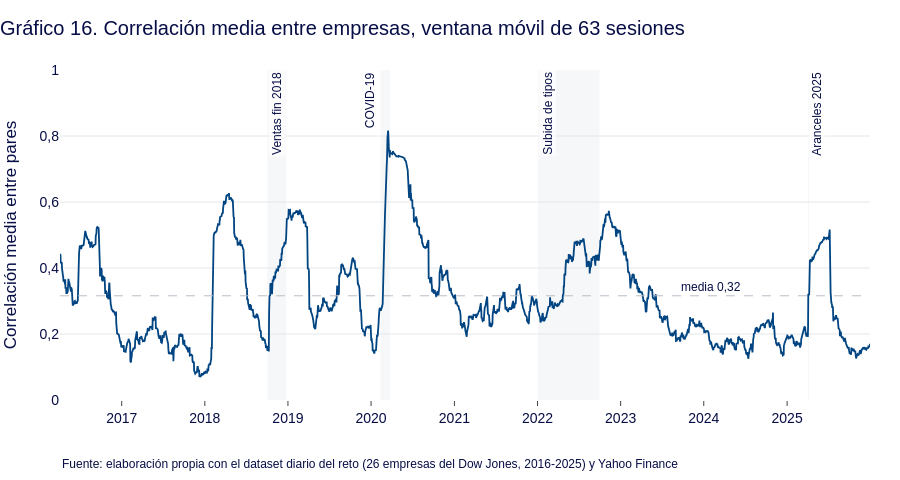

Notebook code cell kept with this figure:
### Code cell
def correlacion_media_movil(r, ventana):
    """Media de las correlaciones entre pares en cada ventana (solo empresas con la ventana completa)."""
    valores, datos = {}, r.values
    for fin in range(ventana, len(r) + 1):
        bloque = datos[fin - ventana:fin]
        completas = ~np.isnan(bloque).any(axis=0)
        c = np.corrcoef(bloque[:, completas], rowvar=False)
        n = c.shape[0]
        valores[r.index[fin - 1]] = (c.sum() - n) / (n * (n - 1))
    return pd.Series(valores)


corr_movil = correlacion_media_movil(rent_log.iloc[1:], VENTANA_LARGA)

fig = go.Figure()
for nombre, (ini, fin) in EPISODIOS.items():     # episodios de caída sombreados, como en el resto de gráficos
    fig.add_vrect(x0=ini, x1=fin, fillcolor=GRIS, opacity=0.13, line_width=0, layer="below")
    izquierda = nombre == "COVID-19"              # su etiqueta taparía el pico si fuera a la derecha
    fig.add_annotation(x=(pd.Timestamp(ini) - pd.Timedelta(days=6 if izquierda else 0)).strftime("%Y-%m-%d"), y=1,
                       yref="paper",
                       text=nombre, textangle=-90, xanchor="right" if izquierda else "left", yanchor="top",
                       showarrow=False, bgcolor="rgba(255, 255, 255, 0.7)", font=dict(size=12, color=TINTA_2))
fig.add_trace(go.Scatter(x=corr_movil.index, y=corr_movil, mode="lines", line=dict(color=AZUL, width=1.8),
                         hovertemplate="%{x|%d/%m/%Y}<br>Correlación media: %{y:.2f}<extra></extra>"))
fig.add_hline(y=corr_movil.mean(), line=dict(color=GRIS, width=1, dash="dash"))
fig.add_annotation(x="2023-09-15", y=corr_movil.mean(), text=texto_es(f"media {corr_movil.mean():.2f}"),
                   xanchor="left", yanchor="bottom", showarrow=False, font=dict(size=12, color=TINTA_2))
fig.update_layout(title=f"Gráfico 16. Correlación media entre empresas, ventana móvil de {VENTANA_LARGA} sesiones",
                  showlegend=False, yaxis=dict(title="Correlación media entre pares", range=[0, 1]))
fechas_plotly(fig)
guardar_interactivo(fig, "descriptivo_g16_correlacion_movil", alto=480)

imprimir(f"Correlación entre la correlación media y la volatilidad del mercado: {corr_movil.corr(vol_larga):.2f}")

### Figure 1 — Plotly figure (JSON) as saved in the notebook; plotly's stock layout.template omitted (floating-point values rounded to 4 significant figures; data arrays with more than 128 entries replaced by an {"elided": "..."} marker saying what was removed)
{"data": [{"hovertemplate": "%{x|%d/%m/%Y}<br>Correlación media: %{y:.2f}<extra></extra>", "line": {"color": "#004481", "width": 1.8}, "mode": "lines", "type": "scatter", "x": {"elided": "2451 str values"}, "y": {"elided": "2451 float values"}}], "layout": {"annotations": [{"bgcolor": "rgba(255, 255, 255, 0.7)", "font": {"color": "#070E46", "size": 12}, "showarrow": false, "text": "Ventas fin 2018", "textangle": -90, "x": "2018-10-03", "xanchor": "left", "y": 1, "yanchor": "top", "yref": "paper"}, {"bgcolor": "rgba(255, 255, 255, 0.7)", "font": {"color": "#070E46", "size": 12}, "showarrow": false, "text": "COVID-19", "textangle": -90, "x": "2020-02-06", "xanchor": "right", "y": 1, "yanchor": "top", "yref": "paper"}, {"bgcolor": "rgba(255, 255, 255, 0.7)", "font": {"color": "#070E46", "size": 12}, "showarrow": false, "text": "Subida de tipos", "textangle": -90, "x": "2022-01-04", "xanchor": "left", "y": 1, "yanchor": "top", "yref": "paper"}, {"bgcolor": "rgba(255, 255, 255, 0.7)", "font": {"color": "#070E46", "size": 12}, "showarrow": false, "text": "Aranceles 2025", "textangle": -90, "x": "2025-04-02", "xanchor": "left", "y": 1, "yanchor": "top", "yref": "paper"}, {"font": {"color": "#070E46", "size": 12}, "showarrow": false, "text": "media 0,32", "x": "2023-09-15", "xanchor": "left", "y": 0.3158, "yanchor": "bottom"}, {"font": {"color": "#070E46", "size": 12}, "showarrow": false, "text": "Fuente: elaboración propia con el dataset diario del reto (26 empresas del Dow Jones, 2016-2025) y Yahoo Finance", "x": 0, "xanchor": "left", "xref": "paper", "y": 0, "yanchor": "top", "yref": "paper", "yshift": -55}], "height": 480, "margin": {"b": 80}, "separators": ",.", "shapes": [{"fillcolor": "#B8BEC6", "layer": "below", "line": {"width": 0}, "opacity": 0.13, "type": "rect", "x0": "2018-10-03", "x1": "2018-12-24", "xref": "x", "y0": 0, "y1": 1, "yref": "y domain"}, {"fillcolor": "#B8BEC6", "layer": "below", "line": {"width": 0}, "opacity": 0.13, "type": "rect", "x0": "2020-02-12", "x1": "2020-03-23", "xref": "x", "y0": 0, "y1": 1, "yref": "y domain"}, {"fillcolor": "#B8BEC6", "layer": "below", "line": {"width": 0}, "opacity": 0.13, "type": "rect", "x0": "2022-01-04", "x1": "2022-09-30", "xref": "x", "y0": 0, "y1": 1, "yref": "y domain"}, {"fillcolor": "#B8BEC6", "layer": "below", "line": {"width": 0}, "opacity": 0.13, "type": "rect", "x0": "2025-04-02", "x1": "2025-04-08", "xref": "x", "y0": 0, "y1": 1, "yref": "y domain"}, {"line": {"color": "#B8BEC6", "dash": "dash", "width": 1}, "type": "line", "x0": 0, "x1": 1, "xref": "x domain", "y0": 0.3158, "y1": 0.3158, "yref": "y"}], "showlegend": false, "title": {"text": "Gráfico 16. Correlación media entre empresas, ventana móvil de 63 sesiones"}, "xaxis": {"tickformatstops": [{"dtickrange": [null, 2332800000], "value": "%d/%m/%Y"}, {"dtickrange": [2332800000, 28380000000.0], "value": "%m/%Y"}, {"dtickrange": [28380000000.0, null], "value": "%Y"}]}, "yaxis": {"range": [0, 1], "title": {"text": "Correlación media entre pares"}}}}
